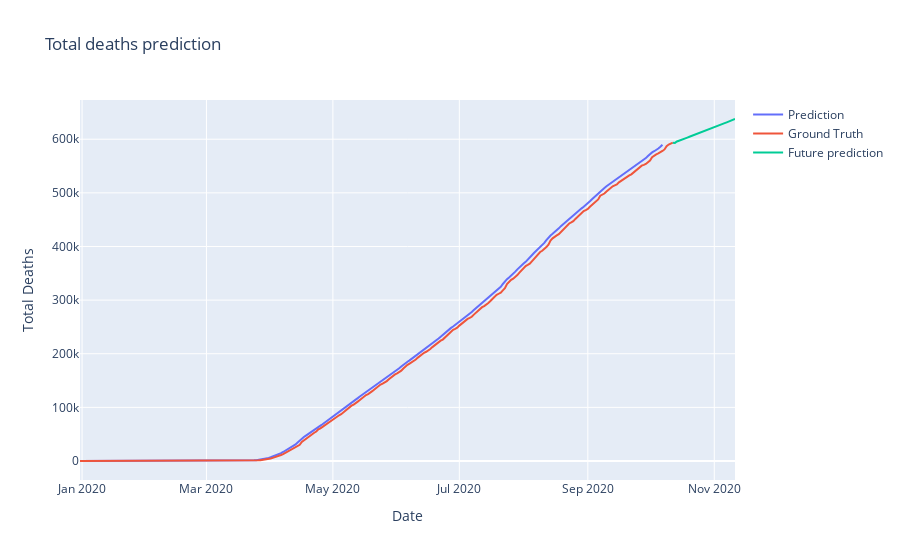

This figure's notebook cell:
### Code cell
#De hoeveelheid dagen dat we in de toekomst willen kijken.
num_prediction = 30 

#Het reshapen van de data om deze in de grafiek te plotten.
prediction = model.predict(data_generator)
prediction = prediction.reshape((-1))
death_data = death_data.reshape((-1))

#Functie voor het voorspellen van toekomstige waardes.
def predict(num_prediction, model):
    prediction_list = death_data[-look_back:]
    
    for _ in range(num_prediction):
        x = prediction_list[-look_back:]
        x = x.reshape((1, look_back, 1))
        out = model.predict(x)[0][0]
        prediction_list = np.append(prediction_list, out)
    prediction_list = prediction_list[look_back-1:]
        
    return prediction_list

#Functie voor creëren van de datums voor de toekomstige waardes.
def predict_dates(num_prediction):
    last_date = df['date'].values[-1]
    prediction_dates = pd.date_range(last_date, periods=num_prediction+1).tolist()
    return prediction_dates

forecast = predict(num_prediction, model)
forecast_dates = predict_dates(num_prediction)

#Het plotten van de resultaten in een grafiek.
trace1 = go.Scatter(
    x = date_data,
    y = prediction,
    mode = "lines",
    name = "Prediction"
)
trace2 = go.Scatter(
    x = date_data,
    y = death_data,
    mode="lines",
    name = "Ground Truth"
)
trace3 = go.Scatter(
    x = forecast_dates,
    y = forecast,
    mode="lines",
    name = "Future prediction"
)
layout = go.Layout(
    title = "Total deaths prediction",
    xaxis = {'title' : "Date"},
    yaxis = {'title' : "Total Deaths"}
)
fig = go.Figure(data=[trace1, trace2, trace3], layout=layout)
fig.show()

### Figure 1 — Plotly figure (JSON) as saved in the notebook; plotly's stock layout.template omitted (floating-point values rounded to 4 significant figures; data arrays with more than 128 entries replaced by an {"elided": "..."} marker saying what was removed)
{"data": [{"mode": "lines", "name": "Prediction", "type": "scatter", "x": {"elided": "287 str values"}, "y": {"elided": "282 float values"}}, {"mode": "lines", "name": "Ground Truth", "type": "scatter", "x": {"elided": "287 str values"}, "y": {"elided": "287 int values"}}, {"mode": "lines", "name": "Future prediction", "type": "scatter", "x": ["2020-10-12T00:00:00", "2020-10-13T00:00:00", "2020-10-14T00:00:00", "2020-10-15T00:00:00", "2020-10-16T00:00:00", "2020-10-17T00:00:00", "2020-10-18T00:00:00", "2020-10-19T00:00:00", "2020-10-20T00:00:00", "2020-10-21T00:00:00", "2020-10-22T00:00:00", "2020-10-23T00:00:00", "2020-10-24T00:00:00", "2020-10-25T00:00:00", "2020-10-26T00:00:00", "2020-10-27T00:00:00", "2020-10-28T00:00:00", "2020-10-29T00:00:00", "2020-10-30T00:00:00", "2020-10-31T00:00:00", "2020-11-01T00:00:00", "2020-11-02T00:00:00", "2020-11-03T00:00:00", "2020-11-04T00:00:00", "2020-11-05T00:00:00", "2020-11-06T00:00:00", "2020-11-07T00:00:00", "2020-11-08T00:00:00", "2020-11-09T00:00:00", "2020-11-10T00:00:00", "2020-11-11T00:00:00"], "y": [593587, 593100.0, 595800.0, 597500.0, 598700.0, 600000.0, 601500.0, 603100.0, 604500.0, 605900.0, 607400.0, 608900.0, 610400.0, 611900.0, 613400.0, 614900.0, 616400.0, 617900.0, 619400.0, 620900.0, 622400.0, 623900.0, 625400.0, 626900.0, 628500.0, 630000.0, 631500.0, 633100.0, 634600.0, 636200.0, 637700.0]}], "layout": {"title": {"text": "Total deaths prediction"}, "xaxis": {"title": {"text": "Date"}}, "yaxis": {"title": {"text": "Total Deaths"}}}}
